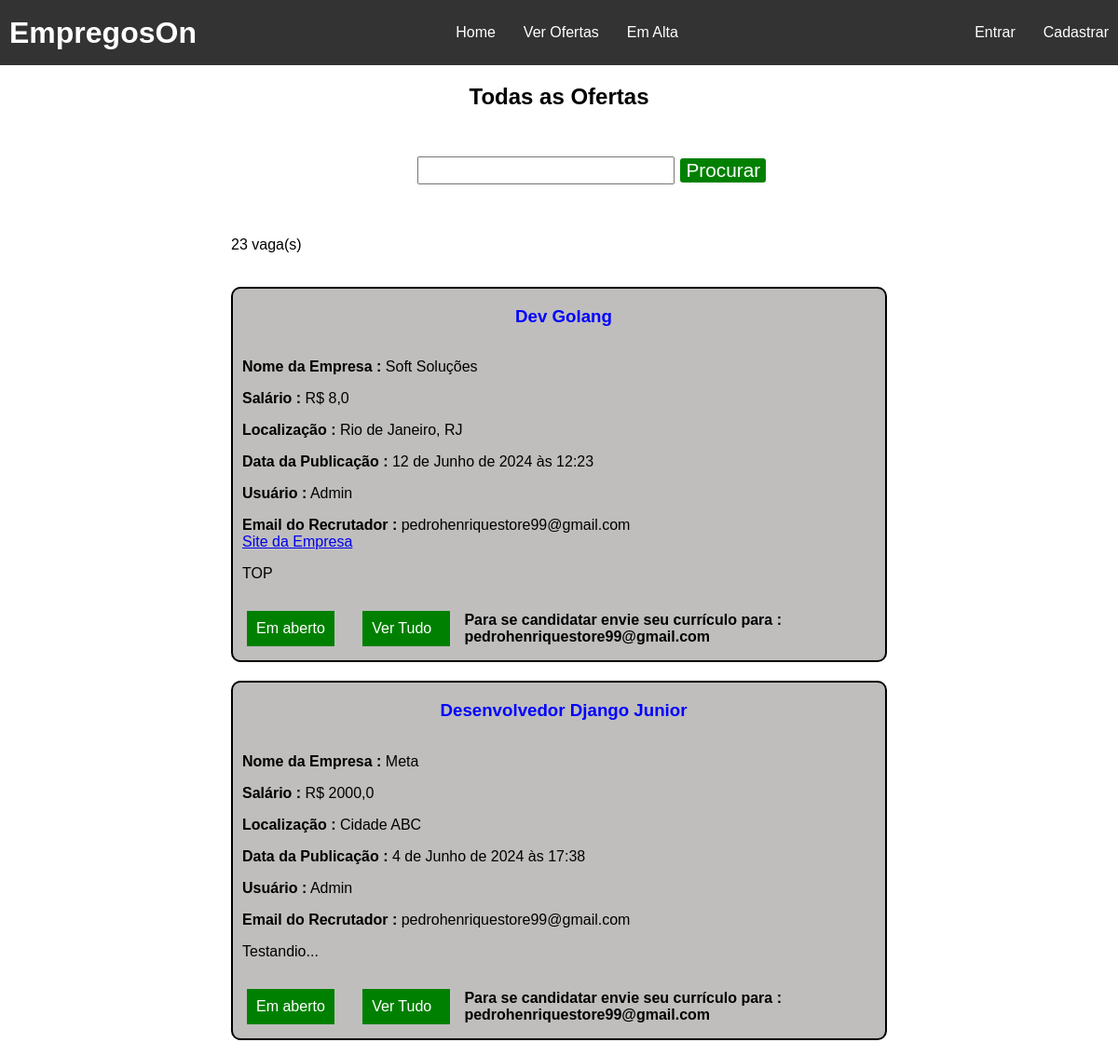
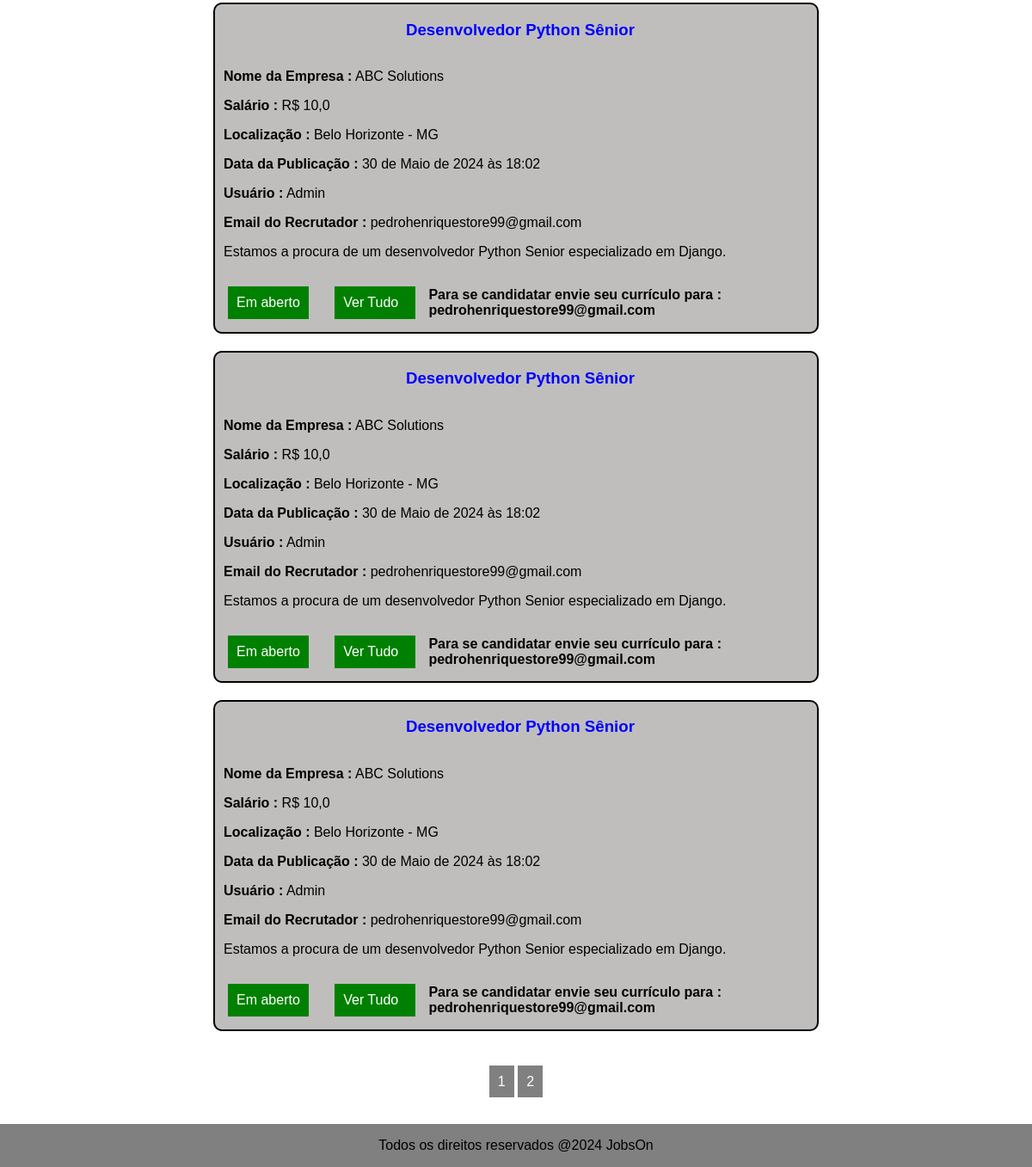
Screenshot of /job_list/ with the database file from the repository (2 pictures, top to bottom).
### jobs/models.py (models this page shows, shortened)
class JobOffer(models.Model):
    title = models.CharField(max_length=100)
    description = models.TextField()
    organization_name = models.CharField(max_length=100)
    location = models.CharField(max_length=100)
    publication_date = models.DateTimeField(auto_now_add=True)  # Adicionará automaticamente a data e hora ao campo
    offer_requirements = models.CharField(max_length=300)
    employment_type = models.CharField(max_length=100)
    salary = models.FloatField(blank=True, null=True)  # define que por padrão o campo é não informado
    organization_description = models.TextField()
    autor = models.ForeignKey(User, on_delete=models.PROTECT, related_name='car_user', editable=False, default=1)
    recruiter_email = models.EmailField(editable=False)
    number_of_views = models.IntegerField(default=0, editable=False)
    company_site = models.URLField(max_length=300, blank=True, null=True)
    allowed = models.BooleanField(default=0)  # Controle de permissao para as vagas

### jobs/views.py (the view)
# urls.py: path('job_list/', JobOffersList.as_view(), name='job_list'),
class JobOffersList(ListView):
    template_name = 'job_list.html'
    model = JobOffer
    paginate_by = 5
    ordering = ["-publication_date"]
    def get_queryset(self):
        queryset = super().get_queryset()
        search = self.request.GET.get('search', '')
        queryset = queryset.filter((Q(title__icontains=search) |
                                        Q(offer_requirements__icontains=search)) & Q(allowed=1))
        return queryset
    def get_context_data(self, **kwargs):
        context = super().get_context_data()
        context["search"] = self.request.GET.get("search", "")
        queryset = self.get_queryset()
        context["total_offers_found"] = queryset.count()
        return context

### jobs/templates/job_list.html (shortened to what this page needs)
{% extends 'base.html' %}
{% block styles %}
    {{ block.super }}
    {% load static %}
    <link rel="stylesheet" type="text/css" href="{% static 'css/job_list.css' %}">
{% endblock %}
{% block content %}
    <main>
        <h2 class="title-offer-page">Todas as Ofertas</h2>
        <section class="section-content">
            <form class="offer-form-search" method="GET">
                <input id="query-offer" name="search", value="{{ search }}">
                <button class="btn-search-job">Procurar</button>
            </form>
            <p class="total-of-offers">{{ total_offers_found }} vaga(s)</p>
    {% if object_list %}
        {% for offer in object_list %}
            <div class="offer-grid">
                <h3 class="offer-title">{{ offer.title }}</h3>
                <p class="p-offer"><strong>Nome da Empresa :</strong> {{ offer.organization_name }}</p>
                <p class="p-offer"><strong>Salário :</strong> R$ {{ offer.salary }}</p>
                <p class="p-offer"><strong>Localização :</strong> {{ offer.location }}</p>
                <p class="p-offer"><strong>Data da Publicação :</strong> {{ offer.publication_date }}</p>
                <p class="p-offer"><strong>Usuário :</strong> {{ offer.autor|capfirst }}</p>
                <p class="p-offer"><strong>Email do Recrutador :</strong> {{ offer.recruiter_email }}</p>
                {% if offer.company_site is not None or offer.company_site == '' %}
                    <a class="p-offer" href="{{ offer.company_site }}">Site da Empresa</a>
                {% endif %}
                <p class="p-description"> {{ offer.description }}</p>
                <div class="btn-joblist-container">
                    <p class="btn-status">Em aberto</p>
                    <a class="btn-detail" href="{% url 'detail_offer' offer.id %}">Ver Tudo</a>
                    <p class="email-text">Para se candidatar envie seu currículo para : {{ offer.recruiter_email }}</p>
                </div>
            </div>
        {% endfor %}
    {% else %}
            <p class="job-list-advice-null">Nenhum resultado encontrado.</p>
    {% endif %}
        </section>
        <div class="pagination">
            <span class="step-links">
                    <a class="page-link" href="?page={{ page_obj.number }}">{{ page_obj.number }}</a>
                {% if page_obj.has_next %}
                    <a class="page-link" href="?page={{ page_obj.next_page_number }}">{{ page_obj.next_page_number }}</a>
                {% endif %}
            </span>
        </div>
    </main>
{% endblock %}

### static/css/index.css (style rules this page uses)
body { margin: 0; font-family: Arial, sans-serif; display: flex; flex-direction: column; min-height: 100vh; }

### static/css/job_list.css (style rules this page uses)
body { background-color: white; }
.offer-grid { display: grid; grid-template-columns: 1fr; border: 2px solid black; border-radius: 10px; background-color: rgb(191, 190, 189); width: 700px; }
.offer-title { text-align: center; color: blue; margin-left: 10px; }
.title-offer-page { text-align: center; }
.p-offer { margin-left: 10px; margin-bottom: 0px; }
.p-description { margin-left: 10px; }
.section-content { display: grid; margin: 50px; gap: 20px; background-color: white; justify-content: center; }
.btn-status, .btn-detail { display: inline-block; color: white; text-decoration: none; background-color: green; width: 100px; padding: 10px; margin: 15px; }
.offer-form-search { margin-left: 200px; margin-bottom: 20px; }
#query-offer { font-size: 1.3rem; }
.btn-search-job { font-size: 1.3rem; color: white; background-color: green; border: 2px solid white; border-radius: 5px; }
.btn-joblist-container { display: flex; flex-direction: row; }
.email-text { font-weight: 600; }
.pagination { display: flex; justify-content: center; align-items: center; margin-bottom: 40px; }
.page-link { text-decoration: none; padding: 10px; background: grey; color: white; }

### rows the page displays
JobOffer: title "Dev Golang", organization_name "Soft Soluções", salary "8,0", location "Rio de Janeiro, RJ", publication_date "12 de Junho de 2024 às 12:23", autor "Admin", recruiter_email "pedrohenriquestore99@gmail.com", description "TOP"
JobOffer: title "Desenvolvedor Django Junior", organization_name "Meta", salary "2000,0", location "Cidade ABC", publication_date "4 de Junho de 2024 às 17:38", autor "Admin", recruiter_email "pedrohenriquestore99@gmail.com", description "Testandio..."
JobOffer: title "Desenvolvedor Python Sênior", organization_name "ABC Solutions", salary "10,0", location "Belo Horizonte - MG", publication_date "30 de Maio de 2024 às 18:02", autor "Admin", recruiter_email "pedrohenriquestore99@gmail.com", description "Estamos a procura de um desenvolvedor Python Senior especializado em Django."
JobOffer: title "Desenvolvedor Python Sênior", organization_name "ABC Solutions", salary "10,0", location "Belo Horizonte - MG", publication_date "30 de Maio de 2024 às 18:02", autor "Admin", recruiter_email "pedrohenriquestore99@gmail.com", description "Estamos a procura de um desenvolvedor Python Senior especializado em Django."
JobOffer: title "Desenvolvedor Python Sênior", organization_name "ABC Solutions", salary "10,0", location "Belo Horizonte - MG", publication_date "30 de Maio de 2024 às 18:02", autor "Admin", recruiter_email "pedrohenriquestore99@gmail.com", description "Estamos a procura de um desenvolvedor Python Senior especializado em Django."

### other values shown
{{ total_offers_found }} "23"
{{ page_obj.number }} "1"
{{ page_obj.next_page_number }} "2"
